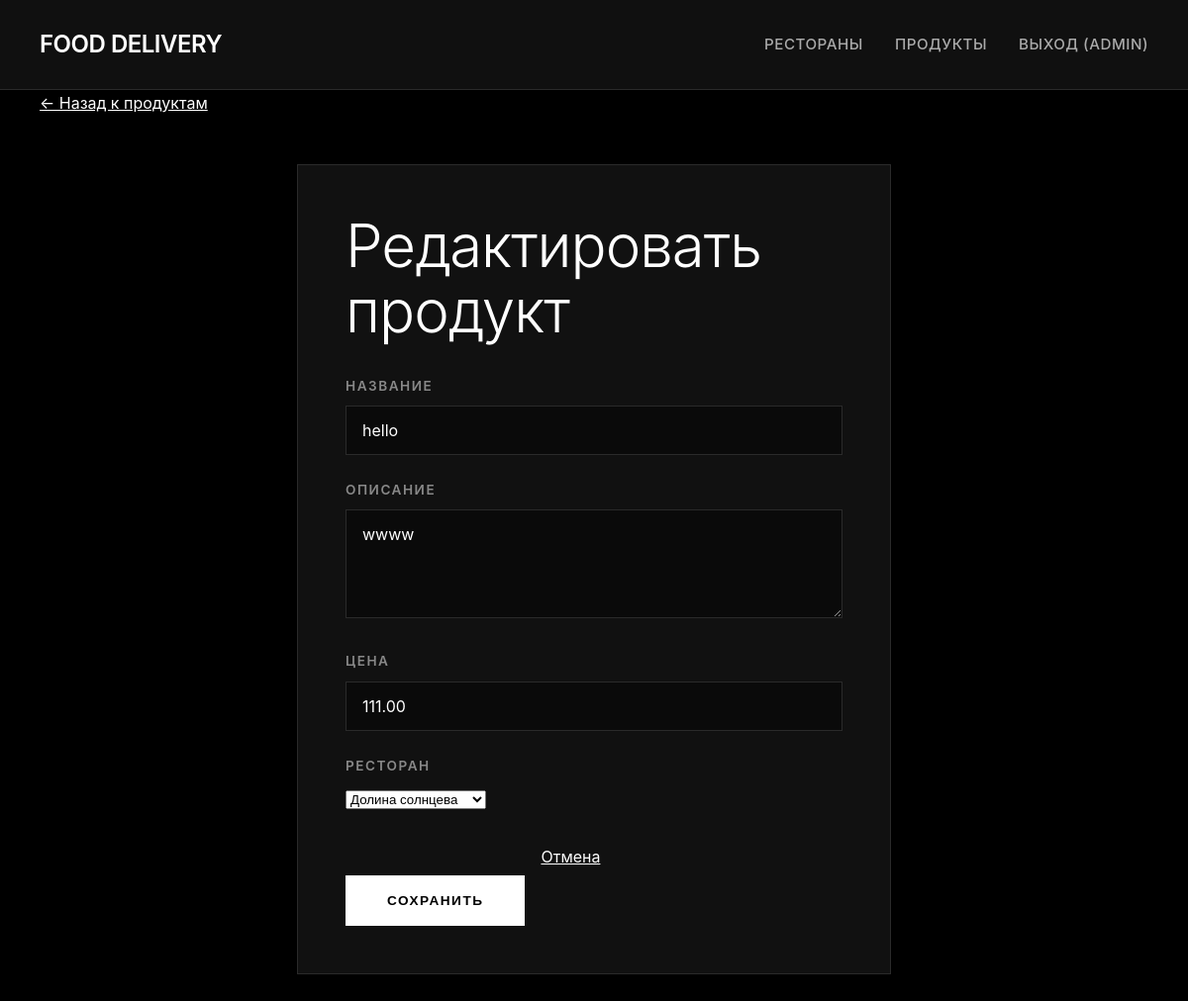
Page /products/3/edit/ (signed in) on the committed database.
### app/models.py (models this page shows, shortened)
class Product(models.Model):
    name = models.CharField(max_length=200, verbose_name="Название")
    description = models.TextField(verbose_name="Описание")
    price = models.DecimalField(max_digits=10, decimal_places=2, verbose_name="Цена")
    restaurant = models.ForeignKey(Restaurant, on_delete=models.CASCADE, verbose_name="Ресторан")
    created_at = models.DateTimeField(auto_now_add=True, verbose_name="Дата создания")
    history = HistoricalRecords()
    class Meta:
        verbose_name = "Продукт"
        verbose_name_plural = "Продукты"
        ordering = ['name']

### app/views.py (the view)
# urls.py: path('products/<int:product_id>/edit/', views.product_update, name='product_update'),
@login_required
def product_update(request, product_id):
    product = get_object_or_404(Product, id=product_id)
    if request.method == 'POST':
        form = ProductForm(request.POST, instance=product)
        if form.is_valid():
            product = form.save()
            messages.success(request, f'Продукт "{product.name}" успешно обновлен!')
            return redirect('product_list')
    else:
        form = ProductForm(instance=product)
    cart_items_count = get_cart_items_count(request)
    return render(request, 'product_form.html', {
        'form': form,
        'title': 'Редактировать продукт',
        'product': product,
        'cart_items_count': cart_items_count
    })

### app/forms.py
class ProductForm(forms.ModelForm):
    class Meta:
        model = Product
        fields = ['name', 'description', 'price', 'restaurant']
        labels = {
            'name': 'Название',
            'description': 'Описание',
            'price': 'Цена',
            'restaurant': 'Ресторан'
        }
        widgets = {
            'name': forms.TextInput(attrs={'class': 'form-input'}),
            'description': forms.Textarea(attrs={'rows': 4, 'class': 'form-input'}),
            'price': forms.NumberInput(attrs={'step': '0.01', 'class': 'form-input'}),
            'restaurant': forms.Select(attrs={'class': 'form-input'})
        }

### app/models.py (called while the page is built)
    def __str__(self):
        return self.name

### app/views.py (called while the page is built)
def get_cart_items_count(request):
    cart = request.session.get('cart', {})
    return sum(cart.values())

### app/templates/product_form.html (shortened to what this page needs)
{% load static %}
<!DOCTYPE html>
<html lang="ru">
<head>
    <link rel="stylesheet" href="{% static 'style.css' %}">
</head>
<body>
    <div class="header">
        <div class="container">
            <a href="{% url 'index' %}" class="logo">FOOD DELIVERY</a>
            <nav class="nav">
                <a href="{% url 'index' %}">Рестораны</a>
                <a href="{% url 'product_list' %}">Продукты</a>
                {% if user.is_authenticated %}
                <a href="{% url 'logout' %}">Выход ({{ user.username }})</a>
                {% endif %}
            </nav>
        </div>
    </div>
    <div class="container">
        <a href="{% url 'product_list' %}" class="btn-secondary" style="margin-top: 0;"><span>← Назад к продуктам</span></a>
        <div class="form-container">
            <h1>{{ title }}</h1>
            <form method="post" class="auth-form">
                <div class="form-group">
                    <label for="{{ form.name.id_for_label }}">{{ form.name.label }}</label>
                    {{ form.name }}
                </div>
                <div class="form-group">
                    <label for="{{ form.description.id_for_label }}">{{ form.description.label }}</label>
                    {{ form.description }}
                </div>
                <div class="form-group">
                    <label for="{{ form.price.id_for_label }}">{{ form.price.label }}</label>
                    {{ form.price }}
                </div>
                <div class="form-group">
                    <label for="{{ form.restaurant.id_for_label }}">{{ form.restaurant.label }}</label>
                    {{ form.restaurant }}
                </div>
                <div style="display: flex; gap: 16px; margin-top: 32px;">
                    <button type="submit" class="btn"><span>Сохранить</span></button>
                    <a href="{% url 'product_list' %}" class="btn-secondary"><span>Отмена</span></a>
                </div>
            </form>
        </div>
    </div>
</body>
</html>

### app/static/style.css (style rules this page uses)
:root { --black: #000000; --black-light: #0a0a0a; --gray-dark: #111111; --gray-medium: #1a1a1a; --gray-border: #2a2a2a; --gray-text: #888888; --gray-light: #aaaaaa; --white: #ffffff; --white-dark: #f5f5f5; --transition: all 0.4s cubic-bezier(0.4, 0, 0.2, 1); --shadow: 0 8px 32px rgba(0, 0, 0, 0.4); --shadow-hover: 0 16px 48px rgba(255, 255, 255, 0.08); }
* { margin: 0; padding: 0; box-sizing: border-box; }
html { scroll-behavior: smooth; }
body { font-family: 'Inter', -apple-system, BlinkMacSystemFont, 'Segoe UI', 'Roboto', 'Helvetica Neue', Arial, sans-serif; background: var(--black); color: var(--white); line-height: 1.7; padding: 0; margin: 0; font-size: 16px; -webkit-font-smoothing: antialiased; -moz-osx-font-smoothing: grayscale; }
.container { max-width: 1400px; margin: 0 auto; padding: 0 40px; }
.header { background: var(--gray-dark); border-bottom: 1px solid var(--gray-border); position: sticky; top: 0; z-index: 100; backdrop-filter: blur(10px); background: rgba(17, 17, 17, 0.95); }
.header .container { display: flex; justify-content: space-between; align-items: center; padding: 24px 40px; }
.logo { font-size: 1.5rem; font-weight: 600; letter-spacing: -0.5px; color: var(--white); text-decoration: none; }
.nav { display: flex; gap: 32px; align-items: center; }
.nav a { color: var(--gray-light); text-decoration: none; font-size: 0.95rem; font-weight: 500; letter-spacing: 0.5px; text-transform: uppercase; transition: var(--transition); position: relative; padding: 8px 0; }
.nav a::after { content: ''; position: absolute; bottom: 0; left: 0; width: 0; height: 2px; background: var(--white); transition: var(--transition); }
h1 { font-size: clamp(2.5rem, 5vw, 4rem); font-weight: 300; letter-spacing: -1px; line-height: 1.1; margin-bottom: 16px; color: var(--white); }
.btn { display: inline-flex; align-items: center; padding: 16px 40px; background: var(--white); color: var(--black); border: 2px solid var(--white); text-transform: uppercase; letter-spacing: 1.5px; font-size: 0.85rem; font-weight: 600; transition: var(--transition); margin-top: 32px; text-decoration: none; cursor: pointer; position: relative; overflow: hidden; }
.btn::before { content: ''; position: absolute; top: 50%; left: 50%; width: 0; height: 0; border-radius: 50%; background: var(--black); transform: translate(-50%, -50%); transition: width 0.6s, height 0.6s; }
.btn span { position: relative; z-index: 1; }
.btn-secondary { background: transparent; color: var(--white); border-color: var(--gray-border); }
.btn-secondary::before { background: var(--white); }
.form-container { max-width: 600px; margin: 48px auto; background: var(--gray-dark); border: 1px solid var(--gray-border); padding: 48px; }
.auth-form { margin-top: 32px; }
.form-group { margin-bottom: 24px; }
.form-group label { display: block; margin-bottom: 8px; font-size: 0.85rem; text-transform: uppercase; letter-spacing: 1.5px; color: var(--gray-text); font-weight: 600; }
.form-group input, .form-group textarea { width: 100%; padding: 14px 16px; background: var(--black-light); border: 1px solid var(--gray-border); color: var(--white); font-size: 1rem; font-family: inherit; transition: var(--transition); }
.form-group textarea { resize: vertical; min-height: 100px; }

### rows in the picture
Product: name "hello", description "wwww", price "111.00", restaurant "Долина солнцева"

### other values in the picture
{{ user.username }} "ADMIN"
{{ title }} "Редактировать продукт"
